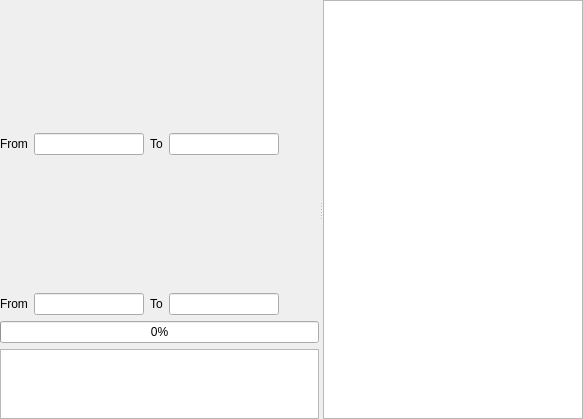
<?xml version="1.0" encoding="UTF-8"?>
<ui version="4.0">
 <class>sfxPage</class>
 <widget class="QWidget" name="sfxPage">
  <property name="geometry">
   <rect>
    <x>0</x>
    <y>0</y>
    <width>583</width>
    <height>419</height>
   </rect>
  </property>
  <property name="windowTitle">
   <string>Form</string>
  </property>
  <layout class="QVBoxLayout" name="verticalLayout_2">
   <property name="leftMargin">
    <number>0</number>
   </property>
   <property name="topMargin">
    <number>0</number>
   </property>
   <property name="rightMargin">
    <number>0</number>
   </property>
   <property name="bottomMargin">
    <number>0</number>
   </property>
   <item>
    <widget class="QSplitter" name="splitter">
     <property name="orientation">
      <enum>Qt::Horizontal</enum>
     </property>
     <widget class="QWidget" name="">
      <layout class="QVBoxLayout" name="verticalLayout">
       <item>
        <widget class="QWidget" name="widget" native="true">
         <property name="sizePolicy">
          <sizepolicy hsizetype="Preferred" vsizetype="Expanding">
           <horstretch>0</horstretch>
           <verstretch>5</verstretch>
          </sizepolicy>
         </property>
        </widget>
       </item>
       <item>
        <layout class="QHBoxLayout" name="horizontalLayout">
         <item>
          <widget class="QLabel" name="label">
           <property name="text">
            <string>From</string>
           </property>
          </widget>
         </item>
         <item>
          <widget class="QLineEdit" name="lineEdit">
           <property name="sizePolicy">
            <sizepolicy hsizetype="Expanding" vsizetype="Fixed">
             <horstretch>2</horstretch>
             <verstretch>0</verstretch>
            </sizepolicy>
           </property>
          </widget>
         </item>
         <item>
          <widget class="QLabel" name="label_2">
           <property name="text">
            <string>To</string>
           </property>
          </widget>
         </item>
         <item>
          <widget class="QLineEdit" name="lineEdit_2">
           <property name="sizePolicy">
            <sizepolicy hsizetype="Expanding" vsizetype="Fixed">
             <horstretch>2</horstretch>
             <verstretch>0</verstretch>
            </sizepolicy>
           </property>
          </widget>
         </item>
         <item>
          <spacer name="horizontalSpacer">
           <property name="orientation">
            <enum>Qt::Horizontal</enum>
           </property>
           <property name="sizeHint" stdset="0">
            <size>
             <width>40</width>
             <height>20</height>
            </size>
           </property>
          </spacer>
         </item>
        </layout>
       </item>
       <item>
        <widget class="QWidget" name="widget_2" native="true">
         <property name="sizePolicy">
          <sizepolicy hsizetype="Preferred" vsizetype="Expanding">
           <horstretch>0</horstretch>
           <verstretch>5</verstretch>
          </sizepolicy>
         </property>
        </widget>
       </item>
       <item>
        <layout class="QHBoxLayout" name="horizontalLayout_2">
         <item>
          <widget class="QLabel" name="label_3">
           <property name="text">
            <string>From</string>
           </property>
          </widget>
         </item>
         <item>
          <widget class="QLineEdit" name="lineEdit_3">
           <property name="sizePolicy">
            <sizepolicy hsizetype="Expanding" vsizetype="Fixed">
             <horstretch>1</horstretch>
             <verstretch>0</verstretch>
            </sizepolicy>
           </property>
          </widget>
         </item>
         <item>
          <widget class="QLabel" name="label_4">
           <property name="text">
            <string>To</string>
           </property>
          </widget>
         </item>
         <item>
          <widget class="QLineEdit" name="lineEdit_4">
           <property name="sizePolicy">
            <sizepolicy hsizetype="Expanding" vsizetype="Fixed">
             <horstretch>1</horstretch>
             <verstretch>0</verstretch>
            </sizepolicy>
           </property>
          </widget>
         </item>
         <item>
          <spacer name="horizontalSpacer_2">
           <property name="orientation">
            <enum>Qt::Horizontal</enum>
           </property>
           <property name="sizeHint" stdset="0">
            <size>
             <width>40</width>
             <height>20</height>
            </size>
           </property>
          </spacer>
         </item>
        </layout>
       </item>
       <item>
        <widget class="QProgressBar" name="progressBar">
         <property name="value">
          <number>0</number>
         </property>
        </widget>
       </item>
       <item>
        <widget class="QTextEdit" name="textEdit_2">
         <property name="sizePolicy">
          <sizepolicy hsizetype="Expanding" vsizetype="Expanding">
           <horstretch>0</horstretch>
           <verstretch>2</verstretch>
          </sizepolicy>
         </property>
        </widget>
       </item>
      </layout>
     </widget>
     <widget class="GLSLEditorWidget" name="textEdit"/>
    </widget>
   </item>
  </layout>
 </widget>
 <customwidgets>
  <customwidget>
   <class>GLSLEditorWidget</class>
   <extends>QTextEdit</extends>
   <header location="global">GLSLEditorWidget.h</header>
  </customwidget>
 </customwidgets>
 <resources/>
 <connections/>
</ui>
